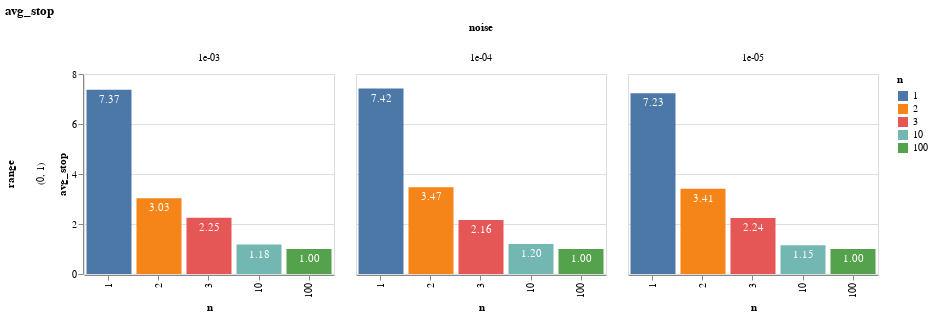

This figure's notebook cell:
### Code cell
plot_multiply_simulation(n_s=[1,2,3,10, 100], noise_s=[1e-3, 1e-4, 1e-5], bs=100, dtype=torch.float64)
